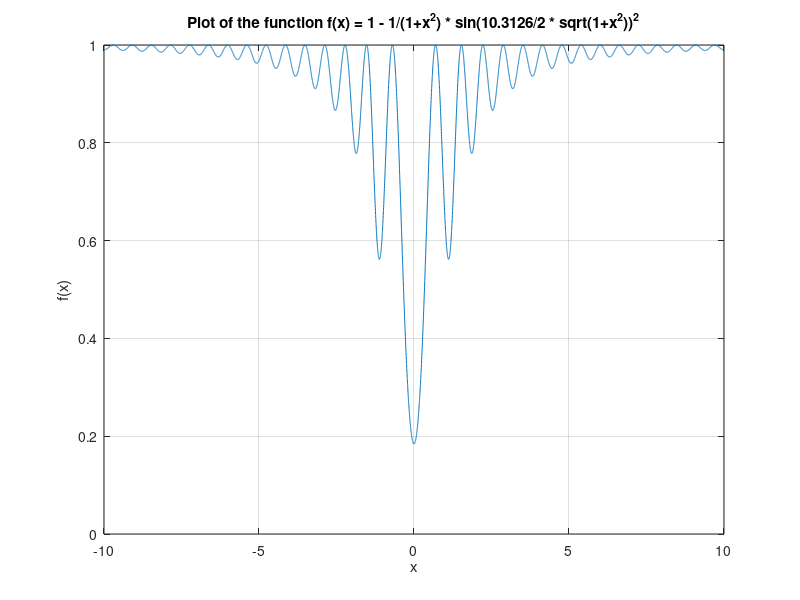

Reproduce this figure in MATLAB.
% Define the x range
x = linspace(-10, 10, 10000);

% Calculate the y values using the function
y = 1 - (1 ./ (1 + x.^2)) .* (sin(3.2826.*pi ./ 2 .* sqrt(1 + x.^2))).^2;

% Plot the function
figure;
plot(x, y);
xlabel('x');
ylabel('f(x)');
title('Plot of the function f(x) = 1 - 1/(1+x^2) * sin(10.3126/2 * sqrt(1+x^2))^2');
xlim([-10 10]); % Set the x-axis limits
grid on; % Add a grid for better visibility
%% 
Detune_Ratio = 2.6754;
Amp_Ratio = 3.2826;
(1 / (1 + Detune_Ratio^2)) * (sin(Amp_Ratio * pi / 2 * sqrt(1 + Detune_Ratio^2)))^2